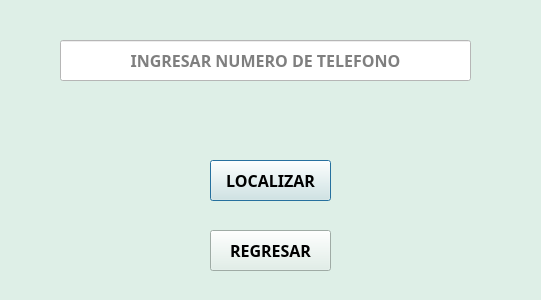
<?xml version="1.0" encoding="UTF-8"?>
<ui version="4.0">
 <class>Dialog</class>
 <widget class="QDialog" name="Dialog">
  <property name="geometry">
   <rect>
    <x>0</x>
    <y>0</y>
    <width>541</width>
    <height>300</height>
   </rect>
  </property>
  <property name="windowTitle">
   <string>Dialog</string>
  </property>
  <property name="styleSheet">
   <string notr="true">background-color: rgb(222, 239, 231);</string>
  </property>
  <widget class="QPushButton" name="btnlocation">
   <property name="geometry">
    <rect>
     <x>210</x>
     <y>160</y>
     <width>121</width>
     <height>41</height>
    </rect>
   </property>
   <property name="font">
    <font>
     <family>Hack Nerd Font Mono</family>
     <pointsize>12</pointsize>
     <bold>true</bold>
    </font>
   </property>
   <property name="text">
    <string>LOCALIZAR</string>
   </property>
  </widget>
  <widget class="QPushButton" name="return1">
   <property name="geometry">
    <rect>
     <x>210</x>
     <y>230</y>
     <width>121</width>
     <height>41</height>
    </rect>
   </property>
   <property name="font">
    <font>
     <family>Hack Nerd Font Mono</family>
     <pointsize>12</pointsize>
     <bold>true</bold>
    </font>
   </property>
   <property name="text">
    <string>REGRESAR</string>
   </property>
  </widget>
  <widget class="QLineEdit" name="textlocation">
   <property name="geometry">
    <rect>
     <x>60</x>
     <y>40</y>
     <width>411</width>
     <height>41</height>
    </rect>
   </property>
   <property name="font">
    <font>
     <family>Hack Nerd Font Mono</family>
     <pointsize>12</pointsize>
     <bold>true</bold>
    </font>
   </property>
   <property name="styleSheet">
    <string notr="true">background-color: rgb(255, 255, 255);</string>
   </property>
   <property name="alignment">
    <set>Qt::AlignCenter</set>
   </property>
   <property name="placeholderText">
    <string>INGRESAR NUMERO DE TELEFONO</string>
   </property>
  </widget>
  <widget class="QLabel" name="location">
   <property name="geometry">
    <rect>
     <x>80</x>
     <y>100</y>
     <width>371</width>
     <height>41</height>
    </rect>
   </property>
   <property name="font">
    <font>
     <family>Hack Nerd Font Mono</family>
     <pointsize>12</pointsize>
     <bold>true</bold>
    </font>
   </property>
   <property name="text">
    <string/>
   </property>
  </widget>
 </widget>
 <resources/>
 <connections/>
</ui>
